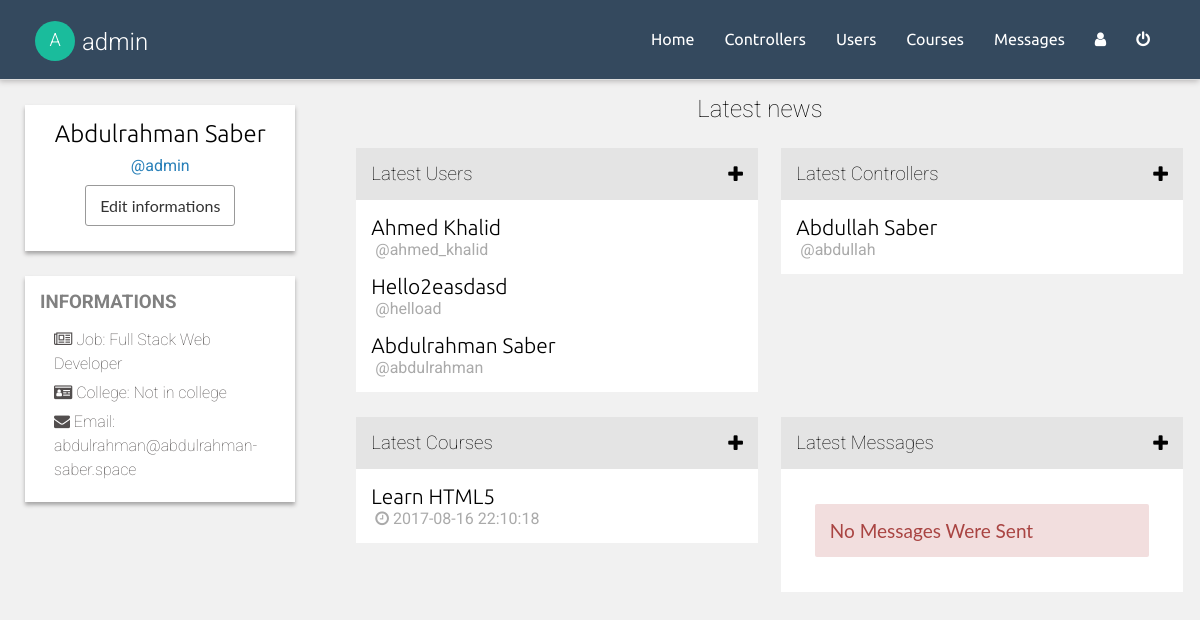
The page /admin/control/profile.php (signed in) on the database its author committed.
### tables this page shows
CREATE TABLE `controller` (
  `ControllerID` int(11) NOT NULL,
  `ControllerName` varchar(80) NOT NULL,
  `Controller_Username` varchar(50) NOT NULL,
  `Job` varchar(50) NOT NULL,
  `College` varchar(50) NOT NULL,
  `Controller_Email` varchar(255) NOT NULL,
  `Controller_Password` varchar(80) NOT NULL,
  `JoinedIn` timestamp NOT NULL DEFAULT CURRENT_TIMESTAMP,
  `Controller_YouTube` text NOT NULL,
  `Controller_FB` text NOT NULL,
  `Controller_Twitter` text NOT NULL,
  `Controller_GoogleP` text NOT NULL,
  `Controller_Instagram` text NOT NULL
);

CREATE TABLE `users` (
  `UserID` int(11) NOT NULL,
  `Username` varchar(50) NOT NULL,
  `Fullname` varchar(255) NOT NULL,
  `Email` varchar(255) NOT NULL,
  `Password` varchar(80) NOT NULL,
  `Status` tinyint(1) NOT NULL DEFAULT '0',
  `College` varchar(50) NOT NULL,
  `Job` varchar(50) NOT NULL,
  `JoinedIn` timestamp NOT NULL DEFAULT CURRENT_TIMESTAMP
);

CREATE TABLE `courses` (
  `CourseID` int(11) NOT NULL,
  `CourseName` varchar(80) NOT NULL,
  `CourseDesc` text NOT NULL,
  `CourseDate` timestamp NOT NULL DEFAULT CURRENT_TIMESTAMP,
  `CourseLink` text NOT NULL,
  `Lessons` varchar(50) NOT NULL,
  `Lang` varchar(50) NOT NULL
);

### admin/control/incs/functions/get_userData.func.php (called while the page is built)
<?php
  function getControllerData($session_name)
  {
    global $conn;
    $session_userid = $_SESSION[$session_name];
    $getData = $conn->prepare('SELECT * FROM controller WHERE ControllerID = ?');
    $getData->execute(array($session_userid));
    return $getData->fetch();
  }

### admin/control/incs/functions/get_AllTableData.func.php (called while the page is built)
<?php
  function getTableData($tbl, $recorder, $equal_not, $orderby)
  {
    global $conn;
    $tbl_data = $conn->prepare("SELECT * FROM `$tbl` WHERE `$recorder` != ? ORDER BY '$orderby'");
    $tbl_data->execute(array($equal_not));
    return $tbl_data->fetchAll();
  }

### admin/control/profile.php (the view, shortened to what this page needs)
<?php
  include('incs/all.php');
  $getControllerData = getTableData('controller', 'ControllerID', $_SESSION['admin_id'], 'ControllerName');
  function getLatest($table, $number_of_last_recorders, $order_by)
  {
    global $conn;
    $getLatest = $conn->prepare("SELECT * FROM `$table` ORDER BY `$order_by` LIMIT $number_of_last_recorders");
    $getLatest->execute();
    return $getLatest->fetchAll();
  }
  $latest_users   = getLatest('users', 3, 'UserID');
  $latest_courses = getLatest('courses', 3, 'CourseID');
  $latest_msgs    = getLatest('messages', 3, 'MessageID');
  $latest_controllerss = $conn->prepare("SELECT * FROM controller WHERE ControllerID != ? ORDER BY ControllerID LIMIT 3");
  $latest_controllerss->execute(array($_SESSION['admin_id']));
  $latest_controllers = $latest_controllerss->fetchAll();
?>
  <?php if (!isset($_GET['edit-profile'])) { ?>
    <div class="profile">
      <div class="profile-left">
        <div class="first">
          <h2><?php echo $adminData['ControllerName']; ?></h2>
          <span><a href='profile.php'>@<?php echo $adminData['Controller_Username'] ?></a></span>
          <a href="?edit-profile=true" class='btn btn-default'>Edit informations</a>
        </div>
        <div class="bottom">
          <h3>Informations</h3>
          <div class="content">
            <h4><i class='fa fa-newspaper-o'></i> Job: <?php echo $adminData['Job']; ?></h4>
            <h4><i class='fa fa-id-card'></i> College: <?php echo $adminData['College']; ?></h4>
            <h4><i class='fa fa-envelope'></i> Email: <?php echo $adminData['Controller_Email']; ?></h4>
          </div>
        </div>
      </div>
      <article class="profile-right">
        <h1>Latest news</h1>
        <section class="latest">
          <section>
            <div class="header" onclick='$(".profile-right .co1").slideToggle();'>
              <h3>Latest Users <i class='fa fa-plus'></i></h3>
            </div>
            <div class="content co1">
              <?php foreach ($latest_users as $user_re_da): ?>
                <h3><?php echo $user_re_da['Fullname']; ?></h3>
                <span>@<?php echo $user_re_da['Username']; ?></span>
              <?php endforeach; ?>
            </div>
          </section>
          <section>
            <div class="header" onclick='$(".profile-right .co2").slideToggle();'>
              <h3>Latest Controllers <i class='fa fa-plus'></i></h3>
            </div>
            <div class="content co2">
              <?php foreach ($latest_controllers as $con_re_da): ?>
                <h3><?php echo $con_re_da['ControllerName']; ?></h3>
                <span>@<?php echo $con_re_da['Controller_Username']; ?></span>
              <?php endforeach; ?>
            </div>
          </section>
          <section>
            <div class="header" onclick='$(".profile-right .co3").slideToggle();'>
              <h3>Latest Courses <i class='fa fa-plus'></i></h3>
            </div>
            <div class="content co3">
              <?php foreach ($latest_courses as $cou_re_da): ?>
                <h3><?php echo $cou_re_da['CourseName']; ?></h3>
                <span><i class='fa fa-clock-o'></i> <?php echo $cou_re_da['CourseDate']; ?></span>
              <?php endforeach; ?>
            </div>
          </section>
          <section>
            <div class="header" onclick='$(".profile-right .co4").slideToggle();'>
              <h3>Latest Messages <i class='fa fa-plus'></i></h3>
            </div>
            <div class="content co4">
              <?php if (count($latest_msgs) == 0) { error_msg("No Messages Were Sent"); exit; } ?>
  <?php } ?>
<?php include($paths['AIF'] . 'footer.php'); ?>

### admin/control/incs/all.php (shortened to what this page needs)
<?php
  $paths = [
    'css'                   => 'layout/css/',
    'js'                    => 'layout/js/',
    'pictures'              => 'layout/pictures/',
    'incs'                  => 'incs/',
    'func'                  => 'incs/functions/',
    'oop'                   => 'incs/oop/',
    'AIF'                   => 'incs/all/'
  ];
  foreach (glob($paths['AIF'] . '*.php') as $impor_file) {
    include($impor_file);
  }

### admin/control/incs/all/footer.php (shortened to what this page needs)
</body>
</html>

### admin/control/incs/all/header.php (shortened to what this page needs)
<!DOCTYPE html>
<html>
<head>
  <link rel="stylesheet" href="<?php echo $paths['css'] . 'font-awesome.min.css'; ?>">
  <link rel="stylesheet" href="<?php echo $paths['css'] . 'resets.css'; ?>">
  <link rel="stylesheet" href="<?php echo $paths['css'] . 'nav.css'; ?>">
  <link rel="stylesheet" href="<?php echo $paths['css'] . 'admin-control-panel.css'; ?>">
</head>
<body>

### admin/control/incs/all/nav.php (shortened to what this page needs)
<?php
  $adminData = getControllerData('admin_id');
?>
<nav class="navbar">
  <h1>
    <div><?php echo $adminData['ControllerName'][0]; ?></div>
    <a href="#"><?php echo $adminData['Controller_Username']; ?></a>
  </h1>
  <ul>
    <div class='hidden'>
      <li><a href="index.php">Home</a></li>
      <li><a href="controllers.php">Controllers</a></li>
      <li><a href="users.php">Users</a></li>
      <li><a href="courses.php">Courses</a></li>
      <li><a href="messages.php">Messages</a></li>
      <li title='Profile'><a href="profile.php"><i class='fa fa-user'></i></a></li>
      <li title='Logout'><a href="logout.php"><i class='fa fa-power-off'></i></a></li>
    </div>
  </ul>
</nav>

### admin/control/incs/functions/error.func.php
<?php
  function error_msg($msg)
  {
    echo "<div class='alert error'>$msg</div>";
  }

### admin/control/layout/css/nav.css (style rules this page uses)
.navbar ul li a { font-family:'Ubuntu' }
.navbar { background-color:#34495e;padding:0 35px }
.navbar>h1 { display:flex;margin-top:13px }
.navbar>h1 a { color:#FFF }
.navbar>h1 div { width:40px;height:40px;text-align:center;border-radius:50%;background-color:#1abc9c;margin-right:7px;font-size:18px;line-height:2.125em;color:#fff;text-transform:uppercase;margin-top:-7px }
.navbar ul li { padding:30px 0 }
.navbar ul li a { cursor:pointer;color:#FFF;padding:30px 15px }

### admin/control/layout/css/admin-control-panel.css (style rules this page uses)
.controllers-manage>h1,.controller-edit>h1,.new-controller>h1,.messages-controller h1,h1.viewmsgtext,.user-edit>h1,.new-user>h1,.courses-edit>h1,.new-course>h1,.edit-profile h1,.dashboard .stats div>h1,.profile-left .bottom h3 { text-transform:uppercase }
.dashboard .stats div>h1,.controller-view .content h1,.controller-edit form button,.new-controller form button,.user-edit form button,.new-user form button,.user-view .content h1,.profile-right .latest section .content h3,.profile-left .first>h2,.profile-left .bottom>h2,.courses-view .content h1,.courses-edit form button,.new-course form button,.edit-profile form button { font-family:'Ubuntu' }
.profile { display:flex;align-items:flex-start }
.profile-right { width:85% !important;position:relative;z-index:999;margin-left:20em;padding:15px;text-align:center }
.profile-right h1 { font-weight:100;margin-bottom:25px }
.profile-right .latest { display:flex;flex-wrap:wrap;justify-content:space-around;align-items:flex-start }
.profile-right .latest section { width:45%;margin-bottom:25px }
.profile-right .latest section .header { -webkit-transition:.5s;-moz-transition:.5s;-ms-transition:.5s;-o-transition:.5s;transition:.5s;background-color:rgba(214,214,214,0.49);padding:15px;width:105%;text-align:left;cursor:pointer;position:relative }
.profile-right .latest section .header h3 { font-weight:100 }
.profile-right .latest section .header h3 i { position:absolute;right:15px;top:18px }
.profile-right .latest section .content { padding:15px;background-color:#FFF;width:105%;text-align:left }
.profile-right .latest section .content h3 { font-weight:100;font-size:21px;margin-top:15px }
.profile-right .latest section .content h3:first-child { margin-top:0 }
.profile-right .latest section .content span { margin-left:4px;color:#aaa }
.profile-left { position:absolute;width:98% }
.profile-left .first,.profile-left .bottom { margin:25px;width:23%;padding:15px;text-align:center;background-color:#FFF;box-shadow:0px 3px 4px #a7a6a6 }
.profile-left .first>h2,.profile-left .bottom>h2 { font-weight:100;margin-bottom:8px }
.profile-left .first a.btn,.profile-left .bottom a.btn { display:block;width:150px;margin:10px auto }
.profile-left .bottom { text-align:left }
.profile-left .bottom h3 { font-weight:bold;color:gray }
.profile-left .bottom .content h4 { font-weight:100;margin:5px 14px;line-height:1.5em;color:#524e4e }
.profile-left .bottom .content h4:first-child { margin-top:15px }

### rows shown on the page
controller: ControllerName "A", Controller_Username "admin", ControllerName "Abdulrahman Saber", Job "Full Stack Web Developer", College "Not in college", Controller_Email "abdulrahman@abdulrahman-saber.space"
users: Fullname "Ahmed Khalid", Username "ahmed_khalid"
users: Fullname "Hello2easdasd", Username "helload"
users: Fullname "Abdulrahman Saber", Username "abdulrahman"
controller: ControllerName "Abdullah Saber", Controller_Username "abdullah"
courses: CourseName "Learn HTML5", CourseDate "2017-08-16 22:10:18"

### other values the page prints
$msg "No Messages Were Sent"
